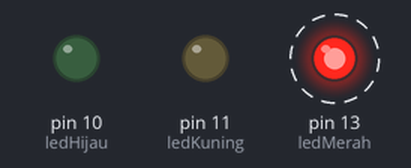
This sketch was run on a simulated Arduino Uno, built with avr-gcc and run on an emulated ATmega328P. Parts: output pins drawn as LEDs (lit = HIGH). Dashed ring = blinking.

Above: at 0.05 s.
Timing chart, 0 to 3.0 s (numbered marks = the images above):
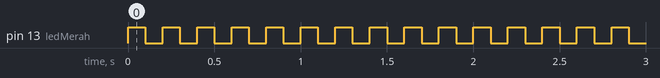

Measured:
- by itself, pin 13 (ledMerah): alternates HIGH for 0.10 s and LOW for 0.10 s

The sketch:

void.ino
```cpp
const int ledMerah = 13;
const int ledHijau = 10;
const int ledKuning = 11;

void setup() {
  // put your setup code here, to run once:
pinMode(ledMerah,OUTPUT);
pinMode(ledHijau,OUTPUT);
pinMode(ledKuning,OUTPUT);
}

void loop() {
  // put your main code here, to run repeatedly:
kedip();
}
```

kedip.ino
```cpp
void kedip(){
  for(int i; i<=5; i++){
    digitalWrite(ledMerah,HIGH);
    delay(100);
    digitalWrite(ledMerah,LOW);
    delay(100);
  }
}
```
